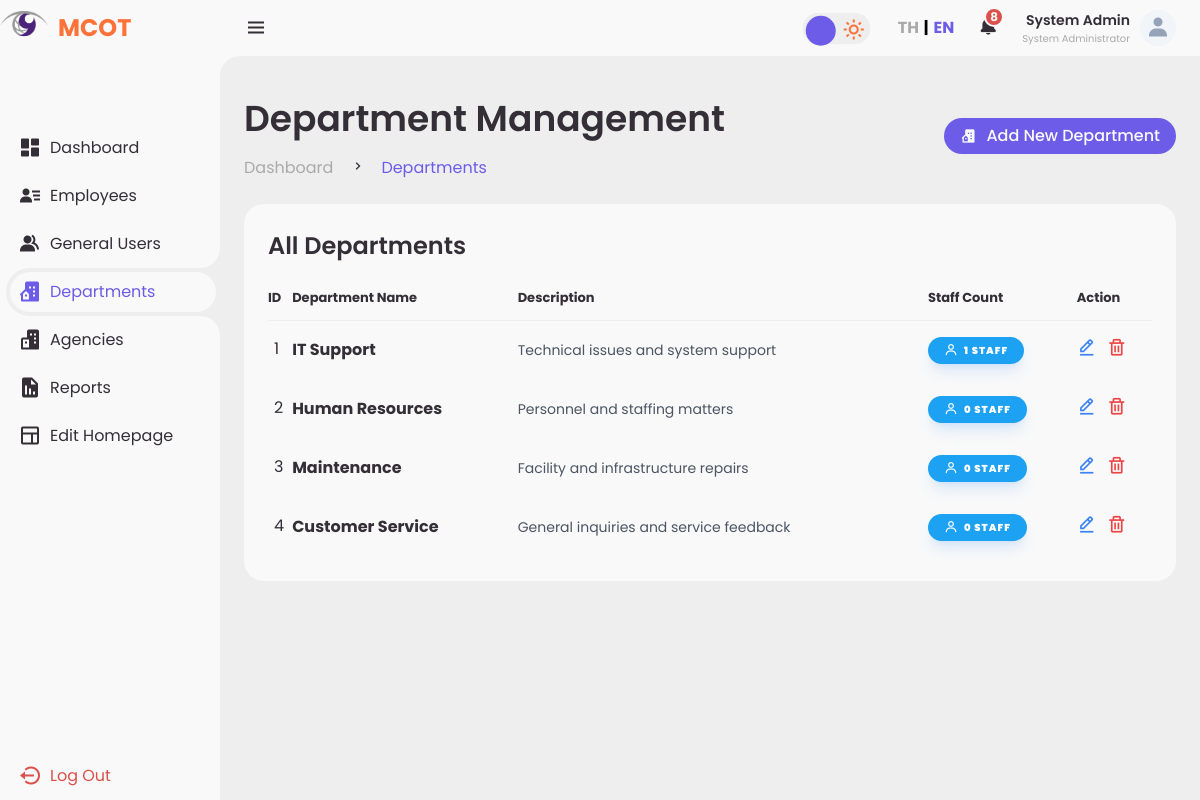
/admin/departments.php?lang=en (signed in), run on the app's committed database.
### tables this page shows
CREATE TABLE `departments` (
  `id` int(11) NOT NULL,
  `agency_id` int(11) DEFAULT NULL,
  `name` varchar(100) NOT NULL,
  `description` text DEFAULT NULL
);

### includes/language_handler.php (called while the page is built, shortened)
<?php
global $lang;
function __($key, $default = null)
{
    global $lang;
    if (isset($lang[$key])) {
        return $lang[$key];
    }
    return $default !== null ? $default : $key;
}
?>

### admin/departments.php (the view, shortened to what this page needs)
<?php
require_once '../includes/header.php';
$db = Database::connect();
$stmt = $db->query("
    SELECT d.*,
    (SELECT COUNT(*) FROM employees e WHERE e.department_id = d.id) as user_count,
    (SELECT COUNT(*) FROM complaints c WHERE c.assigned_dept_id = d.id) as complaint_count
    FROM departments d
    ORDER BY d.id ASC
");
$departments = $stmt->fetchAll();
?>
<div class="head-title">
    <div class="left">
        <h1><?php echo __('dept_page_title'); ?></h1>
        <ul class="breadcrumb">
            <li><a href="dashboard.php"><?php echo __('dept_breadcrumb_dashboard'); ?></a></li>
            <li><i class='bx bx-chevron-right'></i></li>
            <li><a class="active" href="#"><?php echo __('dept_breadcrumb_departments'); ?></a></li>
        </ul>
    </div>
    <button onclick="document.getElementById('addDeptModal').classList.remove('hidden')" class="btn-download">
        <i class='bx bxs-building-house'></i>
        <span class="text"><?php echo __('dept_btn_add'); ?></span>
    </button>
</div>
<div class="table-data">
    <div class="order">
        <div class="head">
            <h3><?php echo __('dept_title_list'); ?></h3>
        </div>
        <table>
            <thead>
                <tr>
                    <th><?php echo __('dept_th_id', 'ID'); ?></th>
                    <th><?php echo __('dept_th_name'); ?></th>
                    <th><?php echo __('dept_th_desc'); ?></th>
                    <th><?php echo __('dept_th_staff'); ?></th>
                    <th><?php echo __('dept_th_action'); ?></th>
                </tr>
            </thead>
            <tbody>
                <?php if (empty($departments)): ?>
                    <tr><td colspan="5" style="text-align:center; padding: 1.5rem; color: #6b7280;"><?php echo __('user_empty'); ?></td></tr>
                <?php else: ?>
                    <?php foreach ($departments as $index => $d): ?>
                        <tr>
                            <td><?php echo $index + 1; ?></td>
                            <td>
                                <p class="font-bold flex items-center gap-2 dark:text-white">
                                    <?php echo htmlspecialchars($d['name']); ?>
                                </p>
                            </td>
                            <td>
                                <p style="font-size: 14px; color: #4b5563; display: -webkit-box; -webkit-line-clamp: 1; -webkit-box-orient: vertical; overflow: hidden; max-width: 300px;" class="dark:text-gray-400">
                                    <?php echo htmlspecialchars($d['description'] ?? '-'); ?>
                                </p>
                            </td>
                        <td>
                            <div class="inline-flex items-center gap-1.5 px-4 py-1.5 bg-[#1da1f2] dark:bg-blue-600 text-white rounded-full font-black text-[10px] shadow-lg shadow-blue-400/20 dark:shadow-blue-900/40 transition-all duration-300 transform hover:scale-105 cursor-default group">
                                <i class='bx bx-user text-[14px] group-hover:rotate-12 transition-transform duration-300'></i>
                                <span class="uppercase tracking-widest">
                                    <?php echo $d['user_count']; ?> <?php echo __('dept_label_staff'); ?>
                                </span>
                            </div>
                        </td>
                        <td>
                            <div class="flex items-center gap-2.5">
                                <button onclick='openEditModal(<?php echo json_encode($d); ?>)'
                                    class="text-blue-500 hover:text-blue-700 transition-colors" title="<?php echo __('dept_title_edit'); ?>">
                                    <i class='bx bx-edit-alt' style="font-size: 1.25rem;"></i>
                                </button>
                                <form method="POST" onsubmit="return confirmAction(event, '<?php echo __('dept_confirm_delete'); ?>');" style="display:inline;">
                                    <button type="submit" class="text-red-500 hover:text-red-700 transition-colors" title="<?php echo __('dept_title_delete'); ?>">
                                        <i class='bx bx-trash' style="font-size: 1.25rem;"></i>
                                    </button>
                                </form>
                            </div>
                        </td>
                    </tr>
                <?php endforeach; ?>
            <?php endif; ?>
            </tbody>
        </table>
    </div>
</div>
<?php require_once '../includes/footer.php'; ?>

### assets/css/style.css (style rules this page uses)
* { margin: 0; padding: 0; box-sizing: border-box; font-family: 'Poppins', sans-serif; }
a { text-decoration: none; }
li { list-style: none; }
:root { --poppins: 'Poppins', sans-serif; --lato: 'Lato', sans-serif; --light: #F9F9F9; --blue: #6C5CE7; --light-blue: #E0D9FC; --grey: #eee; --dark-grey: #AAAAAA; --dark: #342E37; --red: #DB504A; --yellow: #FFCE26; --light-yellow: #FFF2C6; --orange: #FD7238; --light-orange: #FFE0D3; --green: #2ECC71; --light-green: #D5F5E3; --purple: #9C27B0; --light-purple: #E1BEE7; }
html { overflow-x: hidden; }
body { background: var(--grey); overflow-x: hidden; }
#content main .head-title { display: flex; align-items: center; justify-content: space-between; grid-gap: 16px; flex-wrap: wrap; }
#content main .head-title .left h1 { font-size: 36px; font-weight: 600; margin-bottom: 10px; color: var(--dark); }
#content main .head-title .left .breadcrumb { display: flex; align-items: center; grid-gap: 16px; }
#content main .head-title .left .breadcrumb li { color: var(--dark); }
#content main .head-title .left .breadcrumb li a { color: var(--dark-grey); pointer-events: none; }
#content main .head-title .left .breadcrumb li a.active { color: var(--blue); pointer-events: unset; }
#content main .head-title .btn-download { height: 36px; padding: 0 16px; border-radius: 36px; background: var(--blue); color: var(--light); display: flex; justify-content: center; align-items: center; grid-gap: 10px; font-weight: 500; }
#content main .table-data { display: flex; flex-wrap: wrap; grid-gap: 24px; margin-top: 24px; width: 100%; color: var(--dark); }
#content main .table-data>div { border-radius: 20px; background: var(--light); padding: 24px; overflow-x: auto; }
#content main .table-data .head { display: flex; align-items: center; grid-gap: 16px; margin-bottom: 24px; }
#content main .table-data .head h3 { margin-right: auto; font-size: 24px; font-weight: 600; }
#content main .table-data .order { flex-grow: 1; flex-basis: 500px; }
#content main .table-data .order table { width: 100%; border-collapse: collapse; }
#content main .table-data .order table th { padding-bottom: 12px; font-size: 13px; text-align: left; border-bottom: 1px solid var(--grey); }
#content main .table-data .order table td { padding: 16px 0; }
#content main .table-data .order table tr td:first-child { display: flex; align-items: center; grid-gap: 12px; padding-left: 6px; }

### data on the page
departments: name "IT Support", description "Technical issues and system support", user_count "1"
departments: name "Human Resources", description "Personnel and staffing matters", user_count "0"
departments: name "Maintenance", description "Facility and infrastructure repairs", user_count "0"
departments: name "Customer Service", description "General inquiries and service feedback", user_count "0"

### other printed values
__('mcot_logo_text') "MCOT"
__('menu_dashboard') "Dashboard"
__('menu_user_management') "Employees"
__('menu_general_users') "General Users"
__('menu_departments') "Departments"
__('menu_agencies') "Agencies"
__('menu_reports') "Reports"
__('menu_edit_homepage') "Edit Homepage"
__('menu_logout') "Log Out"
$_SESSION['full_name'] "System Admin"
$_SESSION['role_name'] "System Administrator"
__('dept_page_title') "Department Management"
__('dept_breadcrumb_dashboard') "Dashboard"
__('dept_breadcrumb_departments') "Departments"
__('dept_btn_add') "Add New Department"
